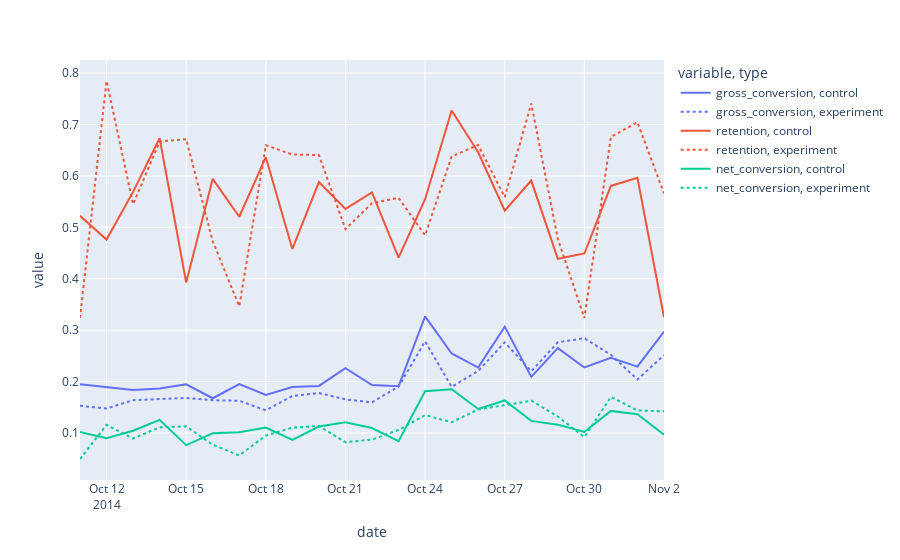

Notebook code cell kept with this figure:
### Code cell
fig = px.line(df_concat[~df_concat['gross_conversion'].isnull()],x='date',y=['gross_conversion','retention','net_conversion'],line_dash = 'type')
fig.show()
